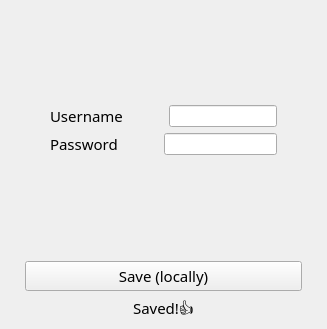
                <widget class="QWidget" name="instaLogin">
                 <attribute name="title">
                  <string>Login</string>
                 </attribute>
                 <layout class="QVBoxLayout" name="verticalLayout">
                  <property name="spacing">
                   <number>6</number>
                  </property>
                  <property name="leftMargin">
                   <number>25</number>
                  </property>
                  <property name="topMargin">
                   <number>5</number>
                  </property>
                  <property name="rightMargin">
                   <number>25</number>
                  </property>
                  <property name="bottomMargin">
                   <number>5</number>
                  </property>
                  <item>
                   <layout class="QHBoxLayout" name="instaUsername">
                    <property name="leftMargin">
                     <number>25</number>
                    </property>
                    <property name="topMargin">
                     <number>100</number>
                    </property>
                    <property name="rightMargin">
                     <number>25</number>
                    </property>
                    <item>
                     <widget class="QLabel" name="instaUsernameLabel">
                      <property name="sizePolicy">
                       <sizepolicy hsizetype="Preferred" vsizetype="Preferred">
                        <horstretch>30</horstretch>
                        <verstretch>0</verstretch>
                       </sizepolicy>
                      </property>
                      <property name="font">
                       <font>
                        <family>Titillium Web</family>
                        <pointsize>11</pointsize>
                       </font>
                      </property>
                      <property name="text">
                       <string>Username</string>
                      </property>
                     </widget>
                    </item>
                    <item>
                     <spacer name="instaUsernameSpacer">
                      <property name="orientation">
                       <enum>Qt::Horizontal</enum>
                      </property>
                      <property name="sizeType">
                       <enum>QSizePolicy::Preferred</enum>
                      </property>
                      <property name="sizeHint" stdset="0">
                       <size>
                        <width>40</width>
                        <height>20</height>
                       </size>
                      </property>
                     </spacer>
                    </item>
                    <item>
                     <widget class="QLineEdit" name="instaUsernameInput">
                      <property name="sizePolicy">
                       <sizepolicy hsizetype="Preferred" vsizetype="Fixed">
                        <horstretch>50</horstretch>
                        <verstretch>0</verstretch>
                       </sizepolicy>
                      </property>
                     </widget>
                    </item>
                   </layout>
                  </item>
                  <item>
                   <layout class="QHBoxLayout" name="instaPassword">
                    <property name="leftMargin">
                     <number>25</number>
                    </property>
                    <property name="topMargin">
                     <number>0</number>
                    </property>
                    <property name="rightMargin">
                     <number>25</number>
                    </property>
                    <property name="bottomMargin">
                     <number>100</number>
                    </property>
                    <item>
                     <widget class="QLabel" name="instaPasswordLabel">
                      <property name="sizePolicy">
                       <sizepolicy hsizetype="Preferred" vsizetype="Preferred">
                        <horstretch>30</horstretch>
                        <verstretch>0</verstretch>
                       </sizepolicy>
                      </property>
                      <property name="font">
                       <font>
                        <family>Titillium Web</family>
                        <pointsize>11</pointsize>
                       </font>
                      </property>
                      <property name="text">
                       <string>Password</string>
                      </property>
                     </widget>
                    </item>
                    <item>
                     <spacer name="instaPasswordSpacer">
                      <property name="orientation">
                       <enum>Qt::Horizontal</enum>
                      </property>
                      <property name="sizeType">
                       <enum>QSizePolicy::Preferred</enum>
                      </property>
                      <property name="sizeHint" stdset="0">
                       <size>
                        <width>40</width>
                        <height>20</height>
                       </size>
                      </property>
                     </spacer>
                    </item>
                    <item>
                     <widget class="QLineEdit" name="instaPasswordInput">
                      <property name="sizePolicy">
                       <sizepolicy hsizetype="Preferred" vsizetype="Fixed">
                        <horstretch>50</horstretch>
                        <verstretch>0</verstretch>
                       </sizepolicy>
                      </property>
                      <property name="contextMenuPolicy">
                       <enum>Qt::DefaultContextMenu</enum>
                      </property>
                      <property name="inputMethodHints">
                       <set>Qt::ImhHiddenText|Qt::ImhNoAutoUppercase|Qt::ImhNoPredictiveText|Qt::ImhSensitiveData</set>
                      </property>
                      <property name="echoMode">
                       <enum>QLineEdit::Password</enum>
                      </property>
                     </widget>
                    </item>
                   </layout>
                  </item>
                  <item>
                   <widget class="QPushButton" name="instaLoginSaveBtn">
                    <property name="sizePolicy">
                     <sizepolicy hsizetype="Minimum" vsizetype="Fixed">
                      <horstretch>0</horstretch>
                      <verstretch>0</verstretch>
                     </sizepolicy>
                    </property>
                    <property name="minimumSize">
                     <size>
                      <width>0</width>
                      <height>30</height>
                     </size>
                    </property>
                    <property name="font">
                     <font>
                      <family>Titillium Web</family>
                      <pointsize>11</pointsize>
                     </font>
                    </property>
                    <property name="autoFillBackground">
                     <bool>false</bool>
                    </property>
                    <property name="text">
                     <string>Save (locally)</string>
                    </property>
                    <property name="autoDefault">
                     <bool>false</bool>
                    </property>
                   </widget>
                  </item>
                  <item>
                   <widget class="QLabel" name="instaLoginSavedMessage">
                    <property name="enabled">
                     <bool>true</bool>
                    </property>
                    <property name="sizePolicy">
                     <sizepolicy hsizetype="Preferred" vsizetype="Fixed">
                      <horstretch>0</horstretch>
                      <verstretch>0</verstretch>
                     </sizepolicy>
                    </property>
                    <property name="font">
                     <font>
                      <family>Titillium Web</family>
                      <pointsize>11</pointsize>
                     </font>
                    </property>
                    <property name="text">
                     <string>Saved!👍</string>
                    </property>
                    <property name="alignment">
                     <set>Qt::AlignHCenter|Qt::AlignTop</set>
                    </property>
                    <property name="margin">
                     <number>0</number>
                    </property>
                   </widget>
                  </item>
                 </layout>
                </widget>
